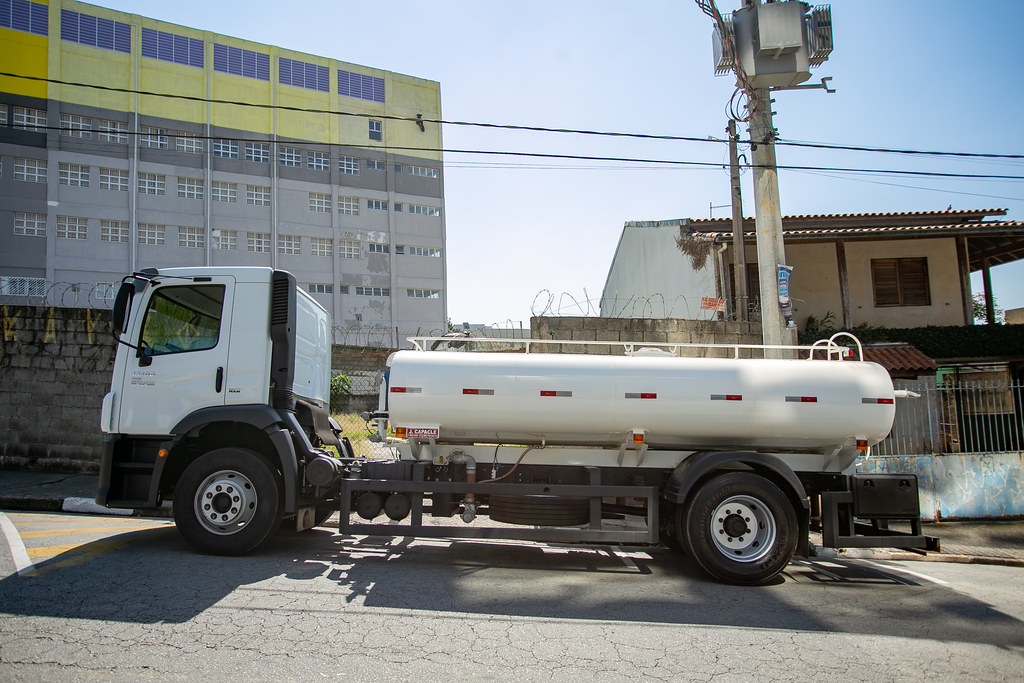
#> input picture extra/desafio-1/imagens/caminhao.jpeg, 1024 x 683 px
$ jupyter execute desafio-1-solucao-colab.ipynb   (shell and % lines are left out)
#> lines starting #> are read from the running program, lines starting #| are printed output that depends on the picture
## Desafio

> Atenção: este notebook foi desenhado para funcionar no **Google Colab**. Se pretende executar localmente prefira a versão local deste notebook, sem o sufixo ```-colab```.

Dado a imagem de um caminhão, aplique o detector de circulos baseado na transformada de Hough e conte quantas rodas ele possui e extraia a região das rodas em imagens separadas.

## 1. Requerimentos

Todas as bibliotecas já estão instaladas no Google Colab.

* OpenCV >= 3.4.3
* Matplotlib >= 3.1.3
* Seaborn >= 0.0.10
* Numpy >= 1.18.1

### 1.2 Arquivos

Baixe o repositório do GitHub utilizando o comando abaixo. Em caso de atualização, utilize o comando para apagar o diretório antes.

Vamos agora posicionar o diretório do repositório para a aula respectiva. Nesse caso envie o comando de mudança de diretório

[cell 1]
%cd fiap-ml-visao-computacional/extra/desafio-1/

[cell 2]
import numpy as np
import matplotlib.pyplot as plt
import seaborn as sns
import cv2

#Exibição na mesma tela do Jupyter

plt.style.use('seaborn')
sns.set_style("whitegrid", {'axes.grid' : False})

Imagem de referência do caminhão.

[cell 3]
imagem = cv2.imread("imagens/caminhao.jpeg")
#> imagem is the input picture: shape (683, 1024, 3); mean B, G, R 133.4, 132.4, 127.3
imagem = cv2.cvtColor(imagem, cv2.COLOR_BGR2RGB)

plt.figure(figsize=(20,10))
plt.imshow(imagem)

Implementação do dector de círculos.

[cell 4]
imagem_detectada = imagem.copy()

imagem_gray = cv2.cvtColor(imagem, cv2.COLOR_BGR2GRAY)
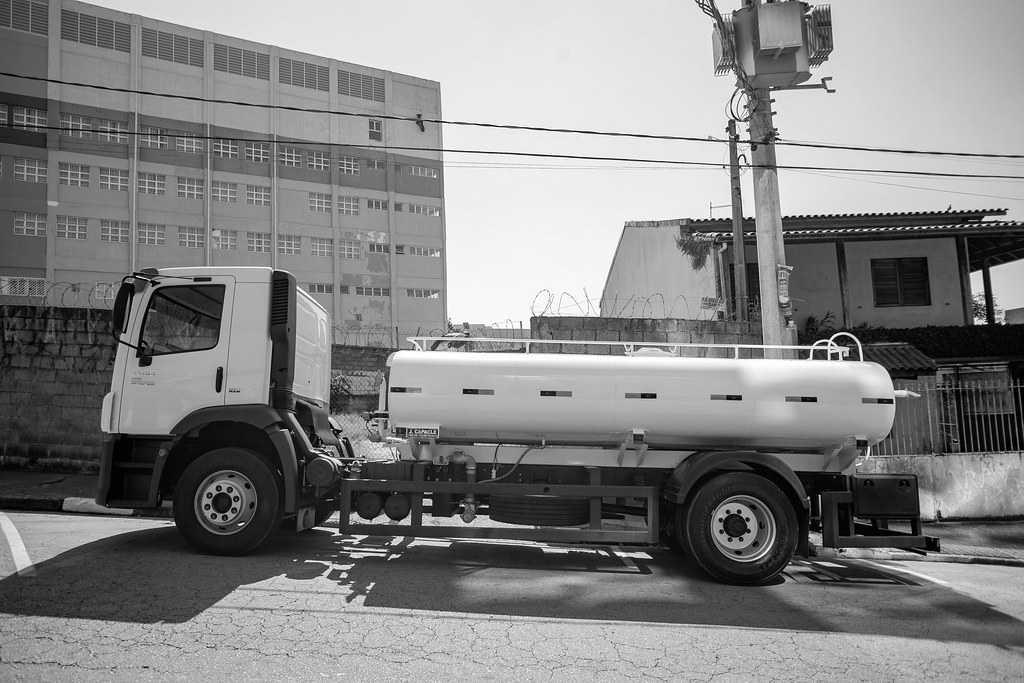
#> imagem_gray: shape (683, 1024); min 0, max 255, mean 132.1
circulos = cv2.HoughCircles(imagem_gray, cv2.HOUGH_GRADIENT, 1.1, 300, minRadius=30, maxRadius=100)
#> circulos = [[747.5, 527.5, 60.58], [227.2, 500, 52.11]]

for idx, i in enumerate(circulos[0,:]):

    #Círculo em volta da moeda
    cv2.circle(imagem_detectada,(i[0], i[1]), int(i[2]), (255, 0, 0), 2)
    #Círculo no centro da moeda
    cv2.circle(imagem_detectada, (i[0], i[1]), 2, (0, 255, 0), -1)
    roi = imagem[int(i[1])-int(i[2]):int(i[1])+int(i[2]), int(i[0])-int(i[2]):int(i[0])+int(i[2])]
    roi = cv2.cvtColor(roi, cv2.COLOR_RGB2BGR)
    cv2.imwrite(str(idx+1)+".png", roi)
    print("Identificado "+ str(idx+1) + " roda.")
#> this loop made 2 passes
#| Identificado 1 roda.
#| Identificado 2 roda.
#> pass 1, `roi = imagem[int(i[1])-int(i[2]):int(i[1])+int(i[2]), int(i[0])-int(i[..`:
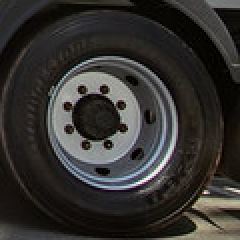
#> roi: shape (120, 120, 3) (shown 2 times larger); mean R, G, B 52.1, 50.3, 47.8
#> pass 2, `roi = imagem[int(i[1])-int(i[2]):int(i[1])+int(i[2]), int(i[0])-int(i[..`:
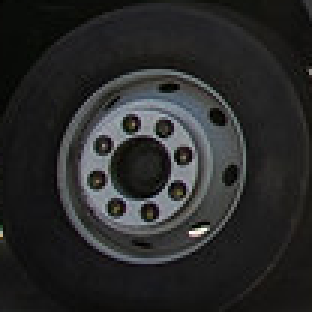
#> roi: shape (104, 104, 3) (shown 3 times larger); mean R, G, B 41.4, 42, 41.9
#> after the loop:
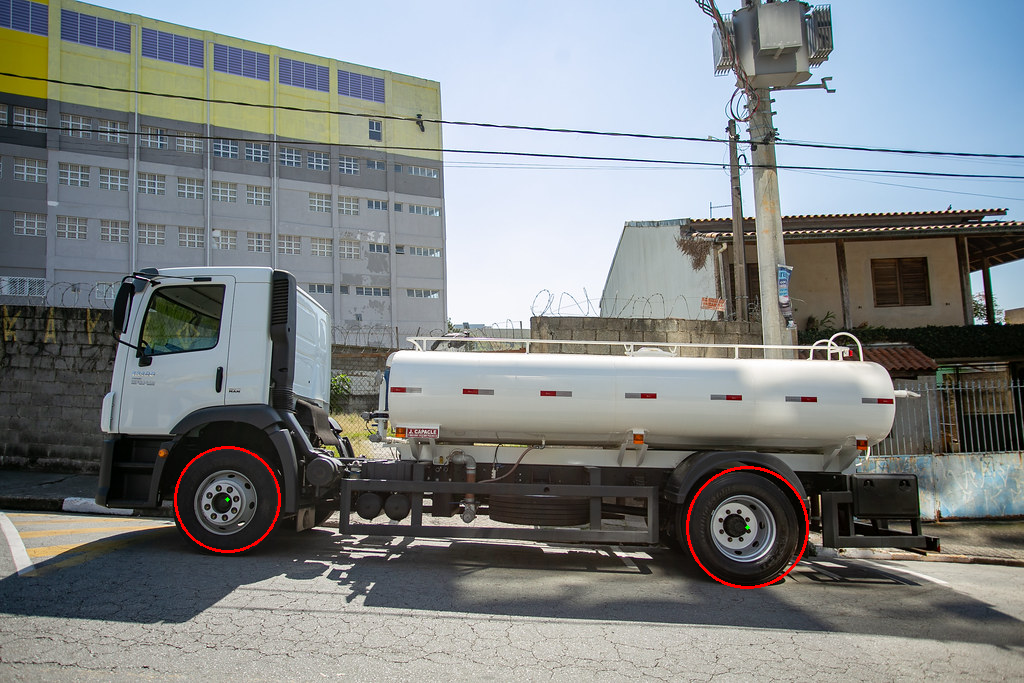
#> imagem_detectada: shape (683, 1024, 3); mean R, G, B 128, 132.4, 133.3
